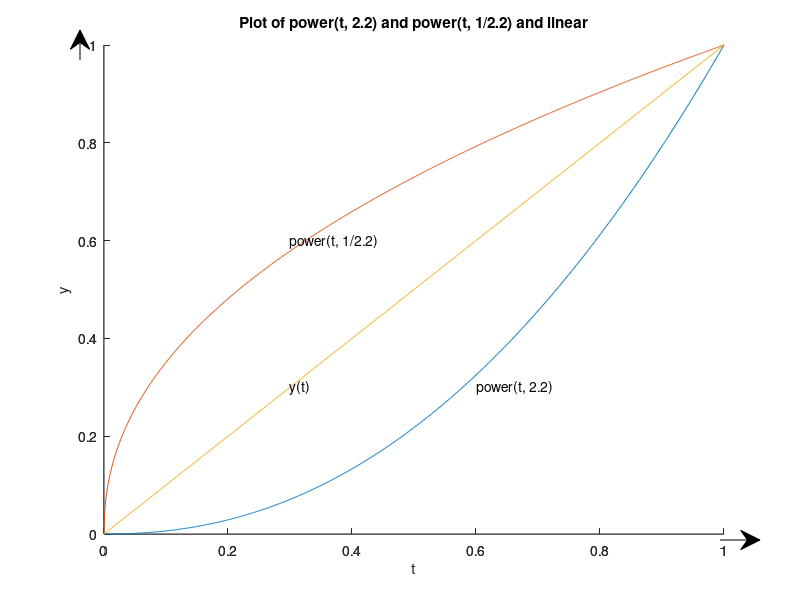

This chart was generated by the following MATLAB code:
% пример как сделать функцию
t = linspace(0, 1, 1000); % от 0 до 1

% X arrow
annotation('arrow', [0.9, 0.95], [0.1, 0.1], 'unit', 'normalized');
% Y arrow
annotation('arrow', [0.1, 0.1], [0.9, 0.95], 'unit', 'normalized');

xlabel('t')
ylabel('y')
title('Plot of power(t, 2.2) and power(t, 1/2.2) and linear')

box off % disable frame around plot

hold on; % retains the current plot when adding new plots

plot(t, power(t, 2.2));
plot(t, power(t, 1/2.2));
plot(t, t);

% Adding text labels to the plots
text(0.6, 0.3, {"power(t, 2.2)"});
text(0.3, 0.6, {"power(t, 1/2.2)"});
text(0.3, 0.3, {"y(t)"});

hold off; % new plots overwrite old now
